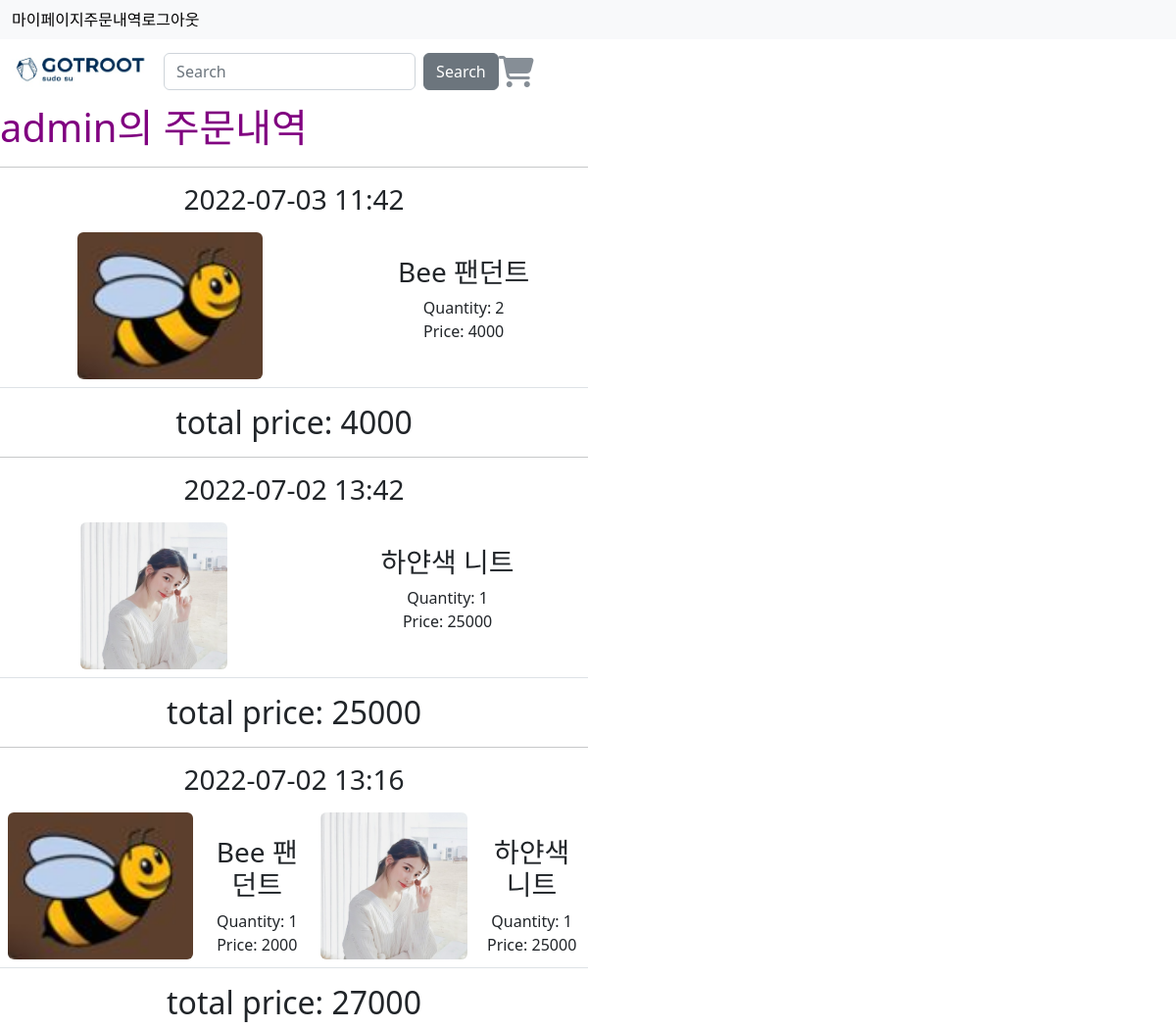
The page /order/ (signed in) on the database its author committed.
### user/models.py (models this page shows, shortened)
class User(AbstractUser):
    email = models.EmailField(unique=True, null=False, max_length=255, verbose_name="이메일")
    username = models.CharField(unique=True, null=False, max_length=20, verbose_name="이름")
    phone_number = models.CharField(blank=True, max_length=255, verbose_name="핸드폰")
    address = models.CharField(blank=True, max_length=255, verbose_name="주소")
    gender = models.CharField(blank=True, choices=GENDER_CHOICES, max_length=255)
    is_active = models.BooleanField(default=True)
    is_staff = models.BooleanField(default=False)
    is_superuser = models.BooleanField(default=False)
    objects = UserManager()
    USERNAME_FIELD = 'email' #email로 구분
    REQUIRED_FIELDS = ['username']

### order/models.py (models this page shows, shortened)
class Order(models.Model):
    user = models.ForeignKey('user.User', on_delete=models.CASCADE, null=True)
    date_ordered = models.DateTimeField(auto_now_add=True)
    shipping = models.FloatField(default=3)
    complete = models.BooleanField(default=False)
    @property
    def get_order_total(self):
        orderitems = self.orderitem_set.all()
        total = 0
        for item in orderitems:
            total += item.get_total
        return total
    @property
    def get_order_items(self):
        return self.orderitem_set.filter(order=self)

class OrderItem(models.Model):
    product = models.ForeignKey('shop.Product', on_delete=models.CASCADE, null=True)
    quantity = models.IntegerField(default=0)
    order = models.ForeignKey(Order, on_delete=models.CASCADE, null=True)
    date_added = models.DateTimeField(auto_now_add=True)
    @property
    def get_total(self):
        total = self.product.price * self.quantity
        return total

### shop/models.py (models this page shows, shortened)
class Product(models.Model):
    name = models.CharField(max_length=100)
    content = models.TextField(max_length=1000)
    category = models.ForeignKey(Category, on_delete=models.CASCADE)
    stock = models.PositiveIntegerField()
    price = models.FloatField()
    created_at = models.DateTimeField(auto_now_add=True)
    modified_at = models.DateTimeField(auto_now=True)
    deleted_at = models.DateTimeField(null=True, blank=True)
    @property
    def get_product_image(self):
        try:
            image = self.productimage_set.get(product=self, is_represent=True)
            return image.image.url
        except:
            random_image = choice(ProductImage.objects.filter(product=self))
            return random_image.image.url

class ProductImage(models.Model):
    product = models.ForeignKey(Product, on_delete=models.CASCADE)
    is_represent = models.BooleanField(default=False)
    image = models.ImageField(upload_to=product_image_path)

### order/views.py (the view)
# urls.py: path('', views.index, name='index'),
def index(request):
    orders = Order.objects.filter(user=request.user).order_by('-date_ordered')
    return render(request, 'order/index.html', {'orders': orders})

### order/templates/order/index.html (shortened to what this page needs)
{% extends "order/base.html" %}
{% block content %}
<h1 style="color: purple;"> {{ request.user.username }}의 주문내역 </h1>
{% if orders %}
    <div class="col-12 col-sm-12 col-md-12 col-lg-6 text-center">
        {% for order in orders %}
        <hr/><h3>{{ order.date_ordered | date:"Y-m-d H:i" }}</h3>
        <table class="table my_custom_table">
            <tbody>
                <tr>
                {% for item in order.get_order_items %}
                    <td>
                        <img src="{{ item.product.get_product_image }}" alt="" class="float-left rounded custom_image" style="width: auto; height: 150px;">
                    </td>
                    <td class="text-left"><br>
                        <h3>{{ item.product.name }}</h3>
                        Quantity: {{ item.quantity }}
                        <br>
                        Price: {{ item.get_total|floatformat }}
                    </td>
                {% endfor %}
                </tr>
            </tbody>
        </table>
        <h2>total price: {{ order.get_order_total|floatformat }}</h2>
        {% endfor %}
    </div>
{% else %}
<h3>You don't order</h3>
{% endif %}
{% endblock content %}

### static/css/cart/custom.css (style rules this page uses)
.my_custom_table { border-spacing: 10px 0px; }

### rows shown on the page
User: user.username "admin"
Order: date_ordered "2022-07-03 11:42", get_order_total "4000"
OrderItem: product.get_product_image (picture), product.name "Bee 팬던트", quantity "2", get_total "4000"
Order: date_ordered "2022-07-02 13:42", get_order_total "25000"
OrderItem: product.get_product_image (picture), product.name "하얀색 니트", quantity "1", get_total "25000"
Order: date_ordered "2022-07-02 13:16", get_order_total "27000"
OrderItem: product.get_product_image (picture), product.name "Bee 팬던트", quantity "1", get_total "2000"
OrderItem: product.get_product_image (picture), product.name "하얀색 니트", quantity "1", get_total "25000"
